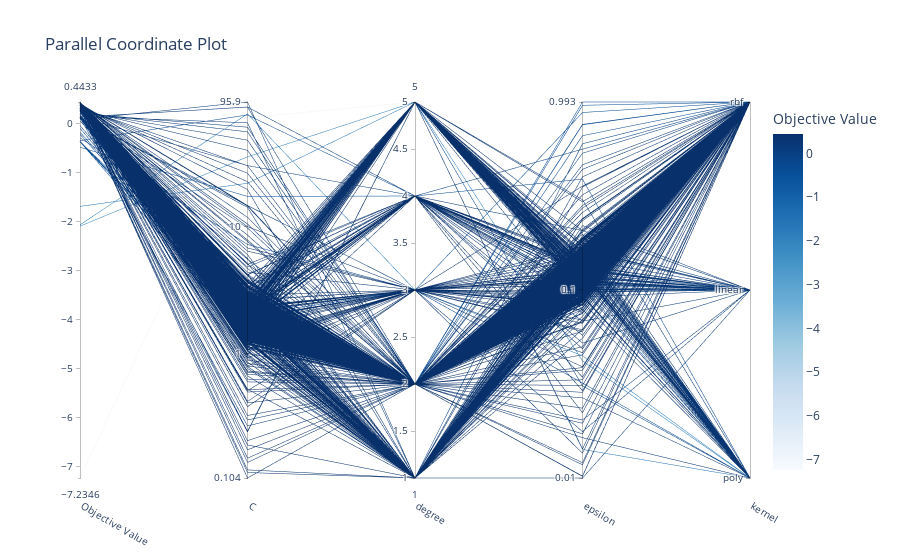

Source (notebook cell):
### Code cell
optuna.visualization.plot_parallel_coordinate(study)

### Figure 1 — Plotly figure (JSON) as saved in the notebook; plotly's stock layout.template omitted (floating-point values rounded to 4 significant figures; data arrays with more than 128 entries replaced by an {"elided": "..."} marker saying what was removed)
{"data": [{"dimensions": [{"label": "Objective Value", "range": [-7.235, 0.4433], "values": {"elided": "1000 float values"}}, {"label": "C", "range": [-0.9824, 1.982], "ticktext": ["0.104", "1", "10", "95.9"], "tickvals": [-0.9824, 0, 1, 1.982], "values": {"elided": "1000 float values"}}, {"label": "degree", "range": [1, 5], "values": {"elided": "1000 int values"}}, {"label": "epsilon", "range": [-1.999, -0.003149], "ticktext": ["0.01", "0.1", "0.993"], "tickvals": [-1.999, -1, -0.003149], "values": {"elided": "1000 float values"}}, {"label": "kernel", "range": [0, 2], "ticktext": ["poly", "linear", "rbf"], "tickvals": [0, 1, 2], "values": {"elided": "1000 int values"}}], "labelangle": 30, "labelside": "bottom", "line": {"color": {"elided": "1000 float values"}, "colorbar": {"title": {"text": "Objective Value"}}, "colorscale": [[0, "rgb(247,251,255)"], [0.125, "rgb(222,235,247)"], [0.25, "rgb(198,219,239)"], [0.375, "rgb(158,202,225)"], [0.5, "rgb(107,174,214)"], [0.625, "rgb(66,146,198)"], [0.75, "rgb(33,113,181)"], [0.875, "rgb(8,81,156)"], [1, "rgb(8,48,107)"]], "reversescale": false, "showscale": true}, "type": "parcoords"}], "layout": {"title": {"text": "Parallel Coordinate Plot"}}}
